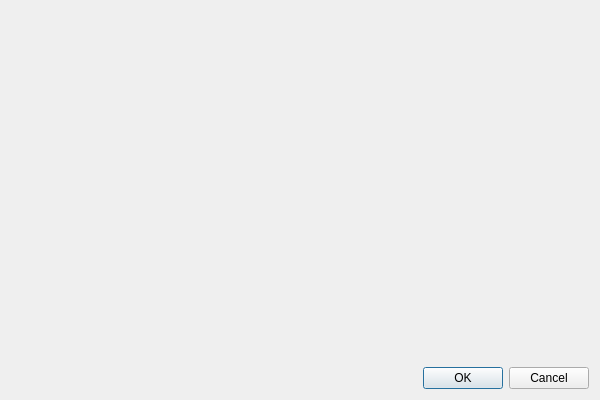
<?xml version="1.0" encoding="UTF-8"?>
<ui version="4.0">
 <class>OperationPreviewDialog</class>
 <widget class="QDialog" name="OperationPreviewDialog">
  <property name="geometry">
   <rect>
    <x>0</x>
    <y>0</y>
    <width>600</width>
    <height>400</height>
   </rect>
  </property>
  <property name="windowTitle">
   <string>OperationPreviewDialog</string>
  </property>
  <layout class="QVBoxLayout" name="mainLayout">
   <item>
    <widget class="QWidget" name="contentWidget">
     <layout class="QVBoxLayout" name="contentLayout"/>
    </widget>
   </item>
   <item>
    <widget class="QDialogButtonBox" name="buttonBox">
     <property name="orientation">
      <enum>Qt::Horizontal</enum>
     </property>
     <property name="standardButtons">
      <set>QDialogButtonBox::Cancel|QDialogButtonBox::Ok</set>
     </property>
    </widget>
   </item>
  </layout>
 </widget>
 <resources/>
 <connections>
  <connection>
   <sender>buttonBox</sender>
   <signal>accepted()</signal>
   <receiver>OperationPreviewDialog</receiver>
   <slot>accept()</slot>
  </connection>
  <connection>
   <sender>buttonBox</sender>
   <signal>rejected()</signal>
   <receiver>OperationPreviewDialog</receiver>
   <slot>reject()</slot>
  </connection>
 </connections>
</ui>
